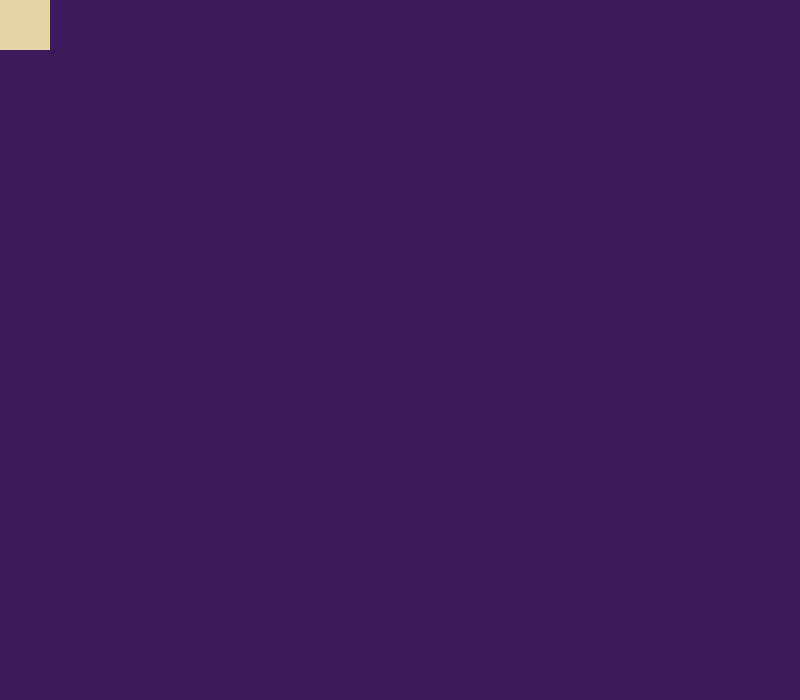
Frame 1 (no input)
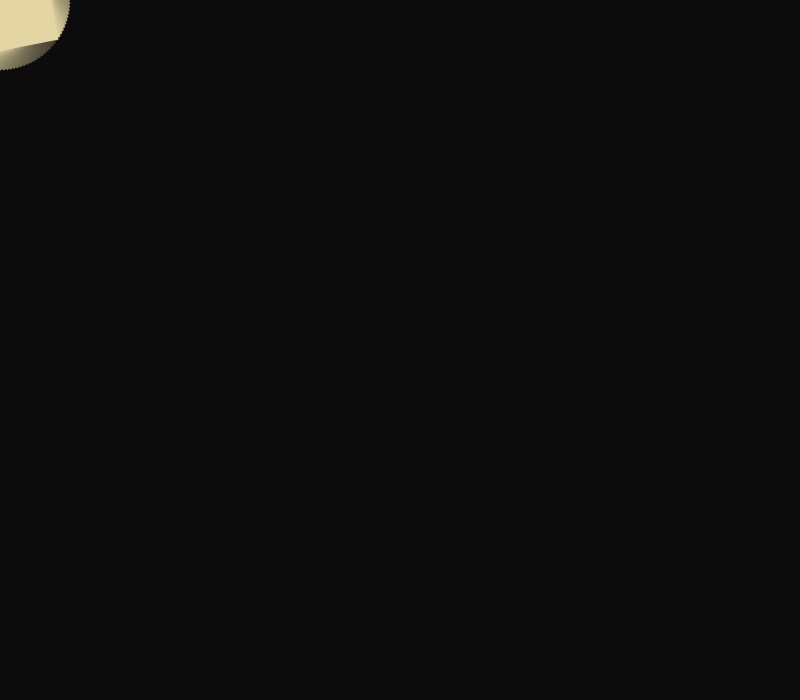
Frame 60 (the mouse pressed at the canvas centre just before this capture)
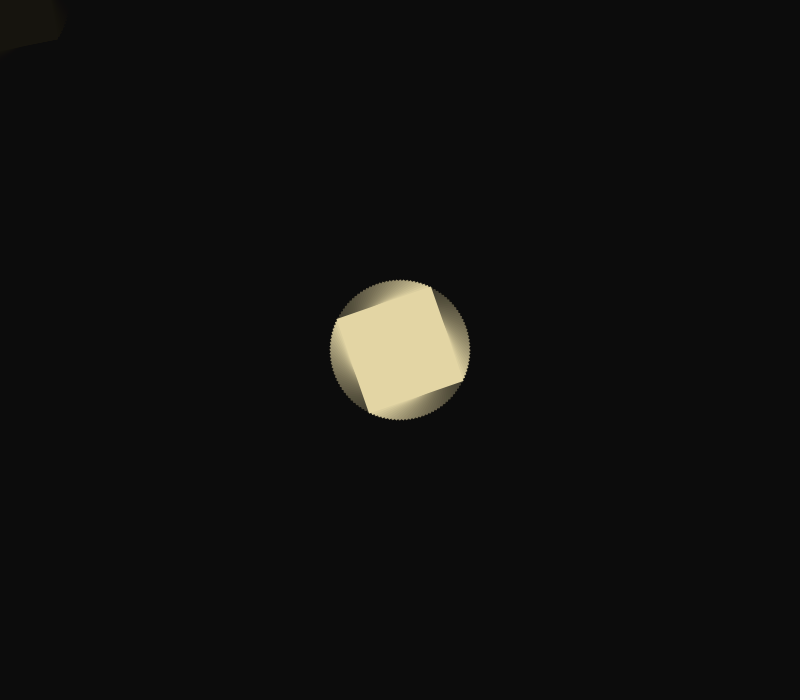
Frame 120 (the mouse held since frame 60 and released just before this capture)

The Processing sketch that drew these frames (run headless with seeded random() and noise(); from frame 60 on, the mouse is pressed at the canvas centre):

// Processing sketch: tail_002
// ── tail_002.pde
float r = 0;
float backR;
float backG;
float backB;
 
void setup() {
  size(800, 700);
  backR = random(0, 100);
  backG = random(0, 100);
  backB = random(0, 100); 
  background(backR, backG, backB);
  rectMode(CENTER);
  
  noStroke();
  smooth();
}
 
void draw() { 
  fill(2, 10);
  rect(width/2, height/2, width, height);
  
  
  fill(#E3D5A4);
  translate(mouseX, mouseY);
  rotate(r);
  rect(0, 0, 100, 100);
  r = r + 0.05;
}
 
 
 
